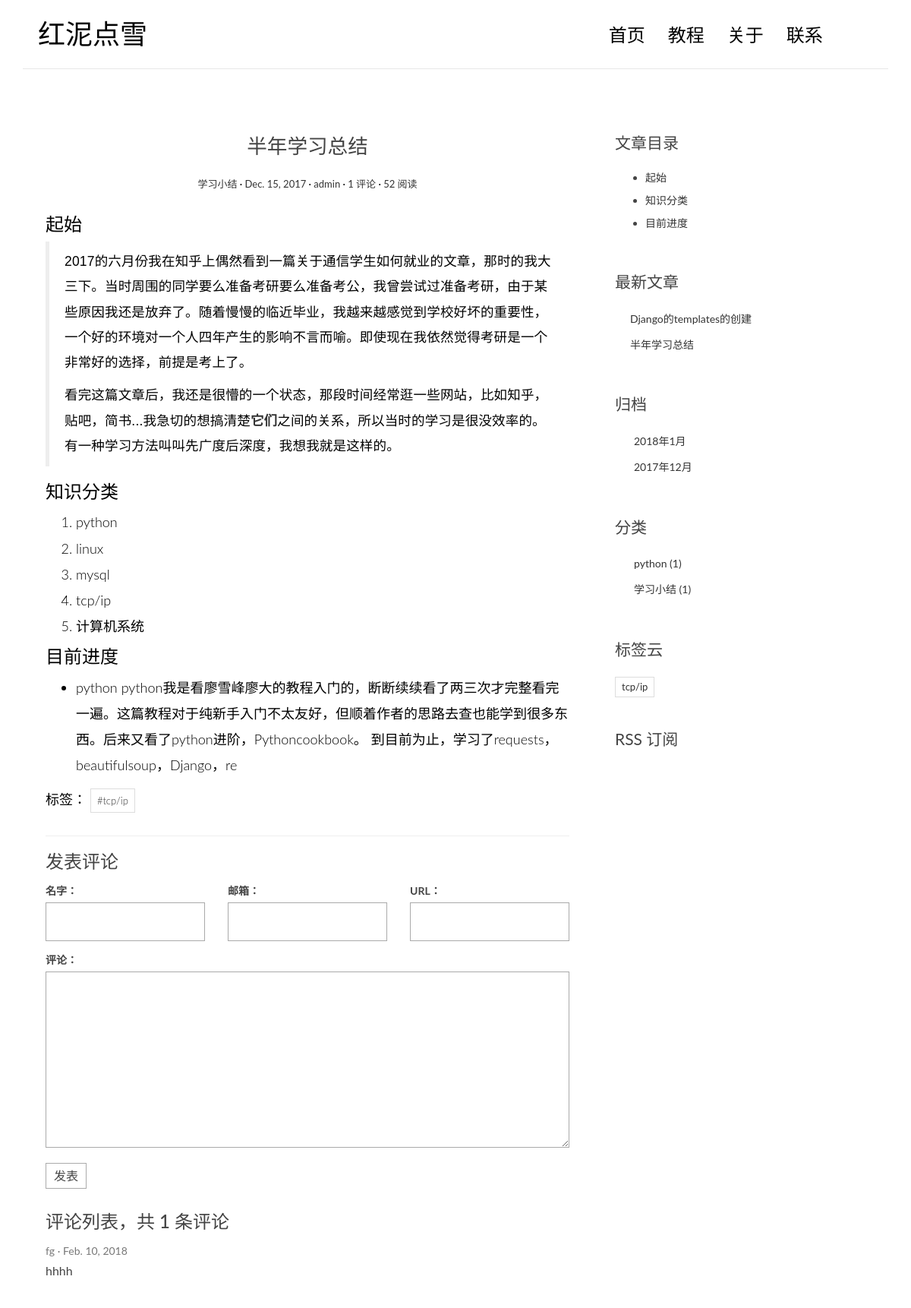
/blog/post/3/, run on the app's committed database.
### myblog/models.py (models this page shows, shortened)
@python_2_unicode_compatible
class Post(models.Model):
    title = models.CharField(max_length=100)
    body = models.TextField()
    create_time = models.DateField()
    modify_time = models.DateField()
    excerpt = models.CharField(max_length=100,blank=True)
    category = models.ForeignKey(Category,on_delete=models.CASCADE)
    tags = models.ManyToManyField(Tag,blank=True)
    views = models.PositiveIntegerField(default=0)
    author = models.ForeignKey(User,on_delete=models.CASCADE)
    def get_absolute_url(self):
        return reverse('myblog:detail',kwargs={'pk':self.pk})
    def save(self,*args,**kwargs):
        if not self.excerpt:
            md = markdown.Markdown(extensions=[
                'markdown.extensions.extra',
                'markdown.extensions.codehilite',
            ])
            self.excerpt = strip_tags(md.convert(self.body))[:54]
        super(Post, self).save(*args,**kwargs)
    def increase_views(self):
        self.views+=1
        self.save(update_fields=['views'])
    class Meta:
        ordering = ['-create_time']

class Category(models.Model):
    name = models.CharField(max_length=100)

class Tag(models.Model):
    name = models.CharField(max_length=100)

### comments/models.py (models this page shows, shortened)
@python_2_unicode_compatible
class Comment(models.Model):
    name = models.CharField(max_length=100)
    email = models.EmailField(max_length=255)
    url = models.URLField(blank=True)
    text = models.TextField()
    created_time = models.DateField(auto_now_add=True)
    post = models.ForeignKey('myblog.Post',on_delete=models.CASCADE)

### myblog/views.py (the view)
# urls.py: url(r'^post/(?P<pk>[0-9]+)/$',views.PostDetailView.as_view(),name='detail'),
class PostDetailView(DetailView):
    model = Post
    template_name = 'myblog/detail.html'
    context_object_name = 'post'
    def get(self,request,*args,**kwargs):
        response = super(PostDetailView,self).get(request,*args,**kwargs)
        self.object.increase_views()
        return response
    def get_object(self,queryset=None):
        post = super(PostDetailView,self).get_object(queryset=None)
        md = markdown.Markdown(extensions=[
            'markdown.extensions.extra',
            'markdown.extensions.codehilite',
            TocExtension(slugify=slugify),
        ])
        post.body = md.convert(post.body)
        post.toc = md.toc
        return post
    def get_context_data(self, **kwargs):
        context = super(PostDetailView,self).get_context_data(**kwargs)
        form = CommentForm()
        comment_list = self.object.comment_set.all()
        context.update({
            'form':form,
            'comment_list':comment_list
        })
        return context

### comments/form.py
class CommentForm(forms.ModelForm):
    class Meta:
        model = Comment
        fields = ['name','email','url','text']

### myblog/templatetags/myblog_tags.py (called while the page is built)
@register.simple_tag
def get_recent_post(num=5):
    return Post.objects.all().order_by('-create_time')[:num]

@register.simple_tag
def archives():
    return Post.objects.dates('create_time','month',order='DESC')

@register.simple_tag
def get_categories():
    return Category.objects.annotate(num_posts=Count('post')).filter(num_posts__gt=0)

@register.simple_tag
def get_tags():
    return Tag.objects.annotate(num_posts=Count('post')).filter(num_posts__gt=0)

### templates/myblog/detail.html (shortened to what this page needs)
{% extends 'base.html' %}
                {% block main %}
                <article class="post post-{{ post.pk }}">
                    <header class="entry-header">
                        <h1 class="entry-title">{{ post.title }}</h1>
                        <div class="entry-meta">
                            <span class="post-category"><a href="#">{{ post.category.name }}</a></span>
                            <span class="post-date"><a href="#"><time class="entry-date"
                                                                      datetime="{{ post.create_time }}">{{ post.create_time }}</time></a></span>
                            <span class="post-author"><a href="#">{{ post.author }}</a></span>
                            <span class="comments-link"><a href="#">{{ post.comment_set.count }} 评论</a></span>
                            <span class="views-count"><a href="#">{{ post.views }} 阅读</a></span>
                        </div>
                    </header>
                    <div class="entry-content clearfix">
                       {{ post.body|safe }}
                        <div class="widget-tag-cloud">
                            <ul>
                                标签：
                                {% for tag in post.tags.all %}
                                <li><a href="{% url 'myblog:tag' tag.pk %}">#{{ tag.name }}</a></li>
                                {% endfor %}
                            </ul>
                        </div>
                    </div>
                </article>
                <section class="comment-area" id="comment-area">
                    <hr>
                    <h3>发表评论</h3>
                    <form action="{% url 'comments:post_comment' post.pk %}" method="post" class="comment-form">
                        <div class="row">
                            <div class="col-md-4">
                                <label for="{{ form.name.id_for_label }}">名字：</label>
                                {{ form.name }}
                            </div>
                            <div class="col-md-4">
                                <label for="{{ form.email.id_for_label }}">邮箱：</label>
                              {{ form.email }}
                            </div>
                            <div class="col-md-4">
                              <label for="{{ form.url.id_for_label }}">URL：</label>
                              {{ form.url }}
                            </div>
                            <div class="col-md-12">
                              <label for="{{ form.text.id_for_label }}">评论：</label>
                              {{ form.text }}
                              <button type="submit" class="comment-btn">发表</button>
                            </div>
                          </div>
                        </form>
                    <div class="comment-list-panel">
                        <h3>评论列表，共 <span>{{ post.comment_set.count }}</span> 条评论</h3>
                        <ul class="comment-list list-unstyled">
                          {% for comment in comment_list %}
                          <li class="comment-item">
                            <span class="nickname">{{ comment.name }}</span>
                            <time class="submit-date">{{ comment.created_time }}</time>
                            <div class="text">
                              {{ comment.text }}
                            </div>
                          </li>
                          {% empty %}
                          暂无评论
                          {% endfor %}
                        </ul>
                    </div>
                </section>
            {% endblock main %}
            {% block toc %}
                <div class="widget widget-content">
                    <h3 class="widget-title">文章目录</h3>
                    {{ post.toc|safe }}
                </div>
            {% endblock toc %}

### templates/base.html (shortened to what this page needs)
{% load staticfiles %}
{% load myblog_tags %}
<!DOCTYPE html>
<html>
<head>
    <link rel="stylesheet" href="{% static 'myblog/css/bootstrap.min.css' %}">
    <link rel="stylesheet" href="http://code.ionicframework.com/ionicons/2.0.1/css/ionicons.min.css">
    <link rel="stylesheet" href="{% static 'myblog/css/pace.css' %}">
    <link rel="stylesheet" href="{% static 'myblog/css/custom.css' %}">
    <link rel="stylesheet" href="{% static 'myblog/css/highlights/github.css'%}">
</head>
<body>
<div class="container">
    <header id="site-header">
        <div class="row">
            <div class="col-md-4 col-sm-5 col-xs-8">
                <div class="logo">
                    <h1><a href="{% url 'myblog:index' %}"><b>红泥点雪</b> </a></h1>
                </div>
            </div>
            <div class="col-md-8 col-sm-7 col-xs-4">
                <nav class="main-nav" role="navigation">
                    <div class="collapse navbar-collapse" id="bs-example-navbar-collapse-1">
                        <ul class="nav navbar-nav navbar-right">
                            <li class="cl-effect-11"><a href="{% url 'myblog:index' %}" data-hover="首页">首页</a></li>
                            <li class="cl-effect-11"><a href="#" data-hover="教程">教程</a></li>
                            <li class="cl-effect-11"><a href="#" data-hover="关于">关于</a></li>
                            <li class="cl-effect-11"><a href="#" data-hover="联系">联系</a></li>
                        </ul>
                    </div>
                </nav>
            </div>
        </div>
    </header>
</div>
<div class="content-body">
    <div class="container">
        <div class="row">
            <main class="col-md-8">
                {% block main %}
                {% endblock main %}
            </main>
            <aside class="col-md-4">
                {% block toc %}
                {% endblock toc %}
                <div class="widget widget-recent-posts">
                    <h3 class="widget-title">最新文章</h3>
                    {% get_recent_post as recent_post_list %}
                    <ul>
                        {% for post in recent_post_list %}
                        <li>
                            <a href="{{ post.get_absolute_url }}">{{ post.title }}</a>
                        </li>
                        {% empty %}
                        暂无文章
                        {% endfor %}
                    </ul>
                </div>
                <div class="widget widget-archives">
                    <h3 class="widget-title">归档</h3>
                    {% archives as date_list %}
                    <ul>
                        {% for date in date_list  %}
                        <li>
                            <a href="{%url 'myblog:archives' date.year date.month %}">{{ date.year }}年{{ date.month }}月</a>
                        </li>
                        {% empty %}
                        暂无归档
                        {% endfor %}
                    </ul>
                </div>
                <div class="widget widget-category">
                    <h3 class="widget-title">分类</h3>
                    {% get_categories as cate_list%}
                    <ul>
                        {% for cate in cate_list %}
                        <li>
                            <a href="{% url 'myblog:category' cate.pk %}">{{ cate.name }}
                                <span class="post-count">({{ cate.num_posts }})</span></a>
                        </li>
                        {% empty %}
                        暂无分类
                        {% endfor %}
                    </ul>
                </div>
                <div class="widget widget-tag-cloud">
                    <h3 class="widget-title">标签云</h3>
                    {% get_tags as tag_list %}
                    <ul>
                        {% for tag in tag_list %}
                        <li>
                            <a href="{% url 'myblog:tag' tag.pk %}">{{ tag.name }}</a>
                        </li>
                        {% empty %}
                        暂无标签！
                        {% endfor %}
                    </ul>
                </div>
                <div class="rss">
                    <a href="{% url 'myblog:rss' %}"> RSS 订阅</a>
                </div>
            </aside>
        </div>
    </div>
</div>
</body>
</html>

### static/myblog/css/custom.css (style rules this page uses)
* { outline: none; }
h1, h2, h3, h4, h5, h6 { margin-top: 0; }
b { font-weight: 400; }
a { color: #333; }
body { color: #444; font-family: 'Lato', sans-serif; }
p { font-family: 'Ubuntu', sans-serif; font-weight: 400; word-spacing: 1px; letter-spacing: 0.01em; }
#site-header { background-color: #FFF; padding: 25px 20px; margin-bottom: 40px; border-bottom: 1px solid #e7e7e7; }
.logo h1 a { color: #000; }
.logo h1 { margin: 0; font-family: 'Lato', sans-serif; font-weight: 300; }
.main-nav { margin-top: 11px; max-width: 95%; }
.main-nav a { color: #000000 !important; padding: 0 0 5px 0 !important; margin-right: 30px; font-family: 'Lato', sans-serif; font-weight: 300; font-size: 24px; }
.cl-effect-11 a { padding: 10px 0; color: #0972b4; text-shadow: none; }
.cl-effect-11 a::before { position: absolute; top: 0; left: 0; overflow: hidden; padding: 0 0 5px 0 !important; max-width: 0; border-bottom: 1px solid #000; color: #000; content: attr(data-hover); white-space: nowrap; -webkit-transition: max-width 0.5s; -moz-transition: max-width 0.5s; transition: max-width 0.5s; }
.content-body { padding-bottom: 4em; }
.post { background: #fff; padding: 30px 30px 0; }
.entry-title { text-align: center; font-size: 1.9em; margin-bottom: 20px; line-height: 1.6; padding: 10px 20px 0; }
.entry-meta { text-align: center; color: #DDDDDD; font-size: 13px; margin-bottom: 30px; }
.entry-content { font-size: 18px; line-height: 1.9; font-weight: 300; color: #000; }
.post-category::after, .post-date::after, .post-author::after, .comments-link::after { content: ' ·'; color: #000; }
.widget { background: #fff; padding: 30px 0 0; }
.widget-title { font-size: 1.5em; margin-bottom: 20px; line-height: 1.6; padding: 10px 0 0; font-weight: 400; }
.widget-recent-posts ul { padding: 0; margin: 0; padding-left: 20px; }
.widget-recent-posts ul li { list-style-type: none; position: relative; line-height: 170%; margin-bottom: 10px; }
.widget-recent-posts ul li::before { content: '\f3d3'; font-family: "Ionicons"; position: absolute; left: -17px; top: 3px; font-size: 16px; color: #000; }
.widget-archives ul { padding: 0; margin: 0; padding-left: 25px; }
.widget-archives ul li { list-style-type: none; position: relative; line-height: 170%; margin-bottom: 10px; }
.widget-archives ul li::before { content: '\f3f3'; font-family: "Ionicons"; position: absolute; left: -25px; top: 1px; font-size: 16px; color: #000; }
.widget-category ul { padding: 0; margin: 0; padding-left: 25px; }
.widget-category ul li { list-style-type: none; position: relative; line-height: 170%; margin-bottom: 10px; }
.widget-category ul li::before { content: '\f3fe'; font-family: "Ionicons"; position: absolute; left: -25px; top: 1px; font-size: 18px; color: #000; }
.widget-tag-cloud ul { padding: 0; margin: 0; margin-right: -10px; }
.widget-tag-cloud ul li { list-style-type: none; font-size: 13px; display: inline-block; margin-right: 10px; margin-bottom: 10px; padding: 3px 8px; border: 1px solid #ddd; }
.widget-content ul li { margin-bottom: 10px; }
.rss { font-size: 21px; margin-top: 30px; }
.rss a { color: #444; }
.contact-form input, .comment-form input { border: 1px solid #aaa; margin-bottom: 15px; width: 100%; padding: 15px 15px; font-size: 16px; line-height: 100%; transition: 0.4s border-color linear; }
.contact-form textarea, .comment-form textarea { border: 1px solid #aaa; margin-bottom: 15px; width: 100%; padding: 15px 15px; font-size: 16px; line-height: 20px !important; min-height: 183px; transition: 0.4s border-color linear; }
.comment-area { padding: 0 30px 0; }
.comment-form { margin-top: 15px; }
.comment-form .comment-btn { background-color: #fff; border: 1px solid #aaa; font-size: 16px; padding: 5px 10px; }
.comment-list-panel { margin-top: 30px; }
.comment-list { margin-top: 15px; }
.comment-item .nickname, .comment-item .submit-date { color: #777; font-size: 14px; }
.comment-item .nickname:after { content: ' ·'; }
.comment-item .text { padding-top: 5px; font-size: 16px; }

### data on the page
Post: title "半年学习总结", category.name "学习小结", create_time "Dec. 15, 2017", author "admin", comment_set.count "1", views "52", body "起始 2017的六月份我在知乎上偶然看到一篇关于通信学生如何就业的文章，那时的我大三下。当时周围的同学要么准备考研要么准备考公，我曾尝试过准备考研，由于某些原因我还是放弃了。随着慢慢的临近毕业，我越来越感觉到学校好坏的重要性，一个好的环境对一个人四年产生的影响不言而喻。即使现在我依然觉得考研是一个非常好的选择，前提是考上了。 看完这篇文章后，我还是很懵的一个状态，那段时间经常逛一些网站，比如知乎，贴吧，简书...我急切的想搞清楚 它们 之间的关系，所以当时的学习是很没效率的。有一种学习方法叫叫先广度后深度，我想我就是这样的。 知识分类 python linux mysql tcp/ip 计算机系统 目前进度 python python我是看廖雪峰廖大的教程入门的，断断续续看了两三次才完整看完一遍。这篇教程对于纯新手入门不太友好，但顺着作者的思路去查也能学到很多东西。后来又看了python进阶，Pythoncookbook。 到目前为止，学习了requests，beautifulsoup，Django，re", toc "起始 知识分类 目前进度"
Tag: name "tcp/ip"
Comment: name "fg", created_time "Feb. 10, 2018", text "hhhh"
Post: title "Django的templates的创建"
Category: name "python", num_posts "1"
Category: name "学习小结", num_posts "1"

### other printed values
{{ date.year }} "2018" "2017"
{{ date.month }} "1" "12"
